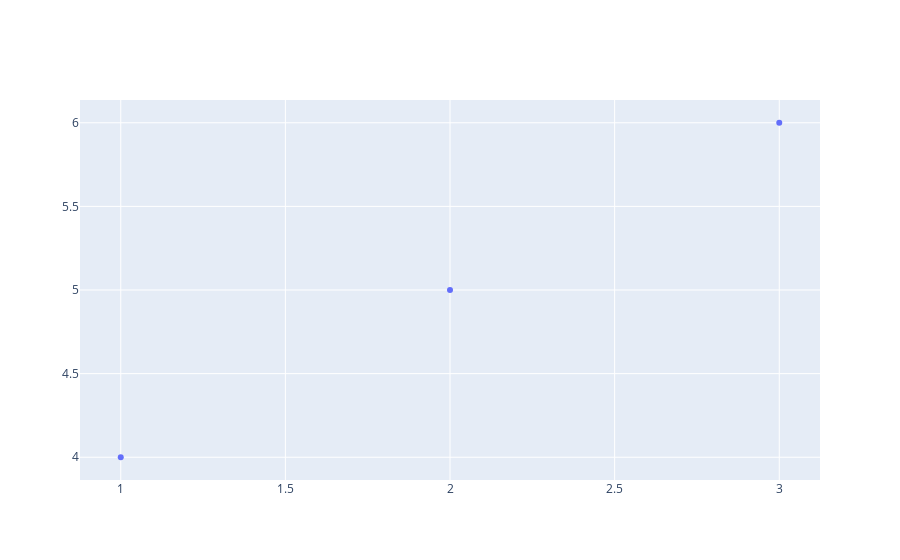

Notebook code cell kept with this figure:
### Code cell
import plotly.graph_objects as go

# Create data points
x = [1, 2, 3]
y = [4, 5, 6]
labels = ['A', 'B', 'C']

# Create a scatter trace with custom hover template
trace = go.Scatter(
    x=x,
    y=y,
    mode='markers',
    hovertemplate='Label: %{text}<extra></extra>',
    text=labels
)

# Create the data list with the scatter trace
data = [trace]

# Create the layout
layout = go.Layout()

# Create the figure
fig = go.Figure(data=data, layout=layout)

# Show the figure
fig.show()

### Figure 1 — Plotly figure (JSON) as saved in the notebook; plotly's stock layout.template omitted (floating-point values rounded to 4 significant figures)
{"data": [{"hovertemplate": "Label: %{text}<extra></extra>", "mode": "markers", "text": "labels", "type": "scatter", "x": [1, 2, 3], "y": [4, 5, 6]}], "layout": {}}
